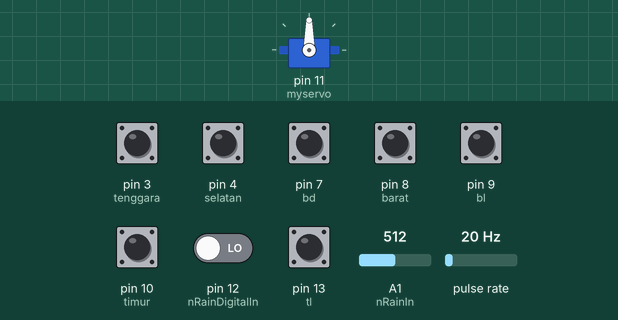
Bench run of a sketch on a simulated Arduino Uno, built with avr-gcc and run on an emulated ATmega328P. On the bench: servo. Wiring (inferred from the names in the program): pulse sensor: data pin 2. Inputs (shaded band) come from the test bench; at power-on: pin 3 (tenggara), pin 4 (selatan), pin 7 (bd), pin 8 (barat), pin 9 (bl), pin 10 (timur), pin 13 (tl) HIGH, pin 12 (nRainDigitalIn) LOW, pulse rate 20 Hz, A1 (nRainIn) = 512. What the sketch prints to the serial monitor is not drawn.

Above: at 1.2 s.
1.3 s: pulse rate (sensor on pin 2) set to 96 Hz
4.3 s: pulse rate (sensor on pin 2) set to 102 Hz
At 6.1 s:
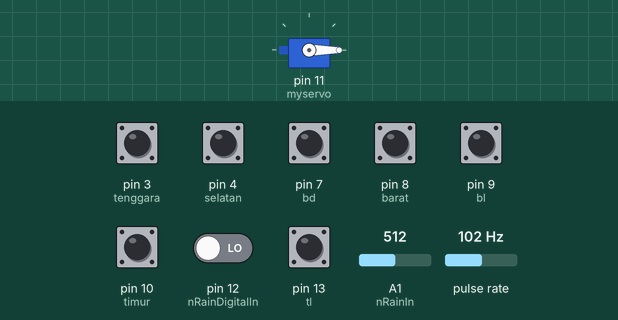
12.7 s: pulse rate (sensor on pin 2) set to 4 Hz
At 22.0 s:
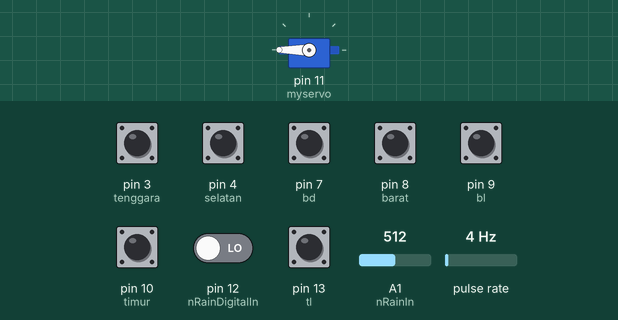
Timing chart, 0 to 25.1 s (numbered marks = the images above; inputs shaded):
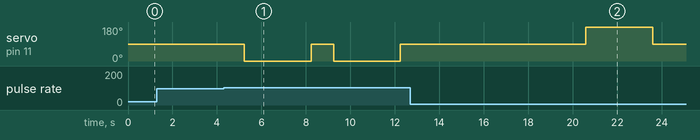

The sketch:

mix_without_gsm.ino
```cpp
// Pin definitions
# define windPin 2 // Receive the data from sensor
#define utara 0
#define tl 13
#define timur 10
#define tenggara 3
#define selatan 4
#define bd 7
#define barat 8
#define bl 9

//Rain Sensor
int nRainIn = A1;
int nRainDigitalIn = 12;
int nRainVal;
boolean bIsRaining = false;
String strRaining;
#include <Servo.h>          //include the servo library
Servo myservo;              //create a servo object

          //create a servo object

// Constants definitions
const float pi = 3.14159265; // pi number
int period = 1000; // Measurement period (miliseconds)
int delaytime = 1000; // Time between samples (miliseconds)
int radio = 80; // Distance from center windmill to outer cup (mm)
int jml_celah = 18, pos; // jumlah celah sensor

// Variable definitions
unsigned int Sample = 0; // Sample number
unsigned int counter = 0; // B/W counter for sensor
unsigned int RPM = 0; // Revolutions per minute
float speedwind = 0; // Wind speed (m/s)
// Servo Position
int time_pulled = 0;
bool pulled = false;
const int maxTime = 1*10;
const int jeda_putar = 1000*3;

void tarik(){
  myservo.write(0);
  delay(jeda_putar);
  myservo.write(90);
}
void ulur(){
  myservo.write(180);
  delay(jeda_putar);
  myservo.write(90);
}
void setup()
{

  myservo.attach(11);
  pulled = false;

// sets the serial port to 9600
Serial.begin(19200);
// Set the pins


//Anemometer
pinMode(2, INPUT);
digitalWrite(2, HIGH);
 pinMode(utara,INPUT_PULLUP);
  pinMode(tl,INPUT_PULLUP);
  pinMode(timur,INPUT_PULLUP);
  pinMode(tenggara,INPUT_PULLUP);
  pinMode(selatan,INPUT_PULLUP);
  pinMode(bd,INPUT_PULLUP);
  pinMode(barat,INPUT_PULLUP);
  pinMode(bl,INPUT_PULLUP);
  //Rain
  pinMode(12,INPUT);

// Splash screen
Serial.println("ANEMOMETER");
Serial.println("**********");
Serial.println("Based on depoinovasi anemometer sensor");
Serial.print("Sampling period: ");
Serial.print(period/1000);
Serial.print(" seconds every ");
Serial.print(delaytime/1000);
Serial.println(" seconds.");
Serial.println("** You could modify those values on code **");
Serial.println();
}

void loop()
{
  //if pulled , count the time
  Serial.println(time_pulled);
  if(pulled){
    time_pulled ++;
  }else time_pulled = 0;

  if(time_pulled == maxTime){
    // start dari 180 derajat ke 0 derajat , ulurkan
       Serial.println("Balik");
       //ulur
       ulur();
       pulled = false;
  }


  Sample++;
  Serial.print(Sample);
  Serial.print(": Start measurement…");
  windvelocity();
  Serial.println("t finished.");
  Serial.print("Counter: ");
  Serial.print(counter);
  Serial.print("; RPM: ");
  RPMcalc();
  Serial.print(RPM);
  Serial.print("; Wind speed: ");
  WindSpeed();
  float fixSpeed = speedwind*1.0*3600/1000;
  Serial.print(fixSpeed);
  //Serial.print(" [m/s]");
  Serial.print(" [km/h]");
  Serial.println();
  // tester ketika >= 2 km per jam
  /* if(fixSpeed>=4){
    Serial.println("Tarik");
    pulled = true;
    // start dari 0 derajar sampai 180 derajat
     tarik();
  }*/
  if(fixSpeed<=20){

    Serial.println("Keterangan : Aman");

  }else if(fixSpeed<=40){
    Serial.println("Tarik");
    pulled = true;
    // start dari 0 derajar sampai 180 derajat
     tarik();

    Serial.println("Keterangan : Awas");
  }else if(fixSpeed>40){

    if(!pulled){
      Serial.println("Tarik 2");
      pulled = true;
      tarik();


    }
    Serial.println("Keterangan : Bahaya");

  }


  // Arah Angin
  if(digitalRead(utara)==LOW){Serial.println("ARAH ANGIN : NORTH");}
  else if(digitalRead(tl)==LOW){Serial.println("ARAH ANGIN : NORTHEAST");}
  else if(digitalRead(timur)==LOW){Serial.println("ARAH ANGIN : EAST");}
  else if(digitalRead(tenggara)==LOW){Serial.println("ARAH ANGIN : SOUTHEAST");}
  else if(digitalRead(selatan)==LOW){Serial.println("ARAH ANGIN : SOUTH");}
  else if(digitalRead(bd)==LOW){Serial.println("ARAH ANGIN : SOUTHWEST");}
  else if(digitalRead(barat)==LOW){Serial.println("ARAH ANGIN : WEST");}
  else if(digitalRead(bl)==LOW){Serial.println("ARAH ANGIN : NORTHWEST");}

  // Rain Sensor
   nRainVal = analogRead(nRainIn);
  bIsRaining = !(digitalRead(nRainDigitalIn));

  if(bIsRaining){
    strRaining = "YES";

  }
  else{
    strRaining = "NO";
  }

  Serial.print("Raining?: ");
  Serial.print(strRaining);
  Serial.print("\t Moisture Level: ");
  Serial.print(nRainVal);
  Serial.print(",");
  Serial.println(fixSpeed);

}

// Measure wind speed
void windvelocity()
{
  speedwind = 0;
  counter = 0;
  attachInterrupt(0, addcount, CHANGE);
  unsigned long millis();
  long startTime = millis();
  while(millis() < startTime + period) {}

  detachInterrupt(1);
}

void RPMcalc()
{
  RPM=((counter*1.0/jml_celah)*60)/(period*1.0/1000); // Calculate revolutions per minute (RPM)
}

void WindSpeed()
{
  speedwind = ((2 * pi * radio * RPM *1.0)/60) / 1000; // Calculate wind speed on m/s
}

void addcount()
{
  counter++;
}
```

Measured:
- the behaviour switches between 99 and 100 Hz on pulse rate (sensor on pin 2) (found by bisection; images 0 and 1)
- after the input at 1.3 s, every drawn part: stays the same
- after the input at 4.3 s, servo on pin 11 (myservo): alternates 90° for 1.0 s and 0° for 3.0 s, starting after 0.94 s
